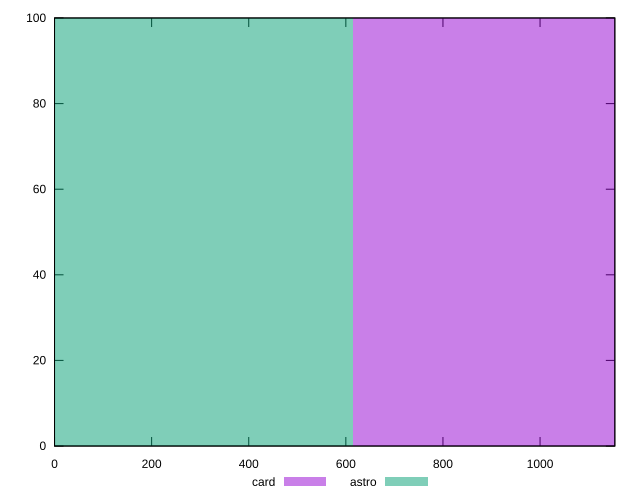

Source code (gnuplot):
reset

$card <<EOF
1229.329755718627 100
EOF

$astro <<EOF
0 100
EOF

set key outside below
set boxwidth 1229.329755718627
set xrange [0:1154]
set yrange [0:100]
set trange [0:100]
set style fill transparent solid 0.5 noborder
set terminal svg size 640, 500 enhanced background rgb 'white'
set output "reports/report_00032_2021-02-25T10-28-15.087Z/uses-rel-preload/comparison/histogram/2_vs_3.svg"

plot $card title "card" with boxes, \
     $astro title "astro" with boxes

reset
